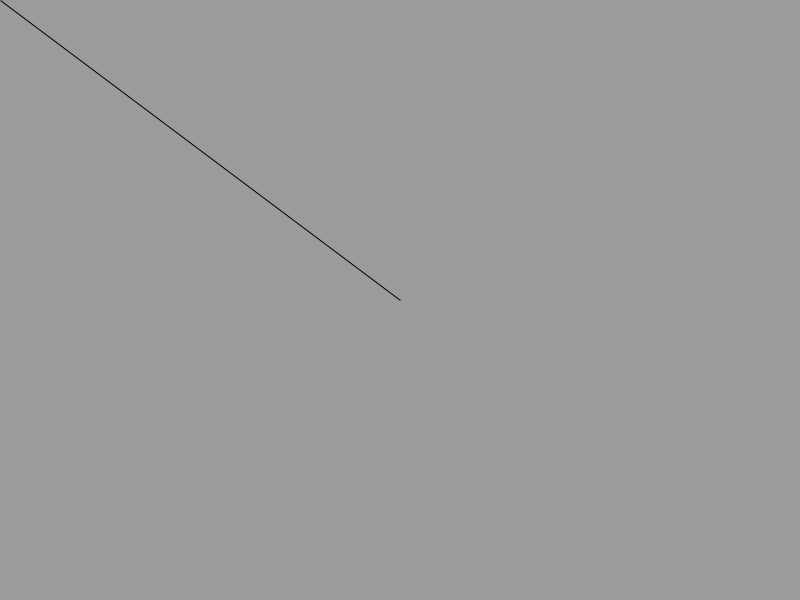
Frame 1 (no input)
Frame 60 (the mouse pressed at the canvas centre just before this capture): identical to frame 1, image omitted
Frame 120 (the mouse held since frame 60 and released just before this capture): blank canvas, image omitted

The Processing sketch that drew this single still picture (run headless with seeded random() and noise(); from frame 60 on, the mouse is pressed at the canvas centre):

// Processing sketch: linha
// ── linha.pde

void setup()
{
  size(800,600);
}

void draw()
{
  background(155);
  float px = width/2;
  float py = height/2;
  float p2x = mouseX;
  float p2y = mouseY;
  
  beginShape();
  vertex(px,py);
  vertex(p2x,p2y);
  endShape(CLOSE);
  
}
